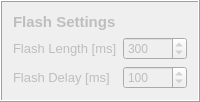
     <widget class="QFrame" name="frame_flash">
      <property name="frameShape">
       <enum>QFrame::Box</enum>
      </property>
      <property name="frameShadow">
       <enum>QFrame::Raised</enum>
      </property>
      <layout class="QGridLayout" name="gridLayout_9">
       <item row="1" column="0">
        <widget class="QLabel" name="label_flashLength">
         <property name="enabled">
          <bool>false</bool>
         </property>
         <property name="font">
          <font>
           <pointsize>10</pointsize>
          </font>
         </property>
         <property name="text">
          <string>Flash Length [ms]</string>
         </property>
        </widget>
       </item>
       <item row="1" column="1">
        <widget class="QSpinBox" name="spinBox_flashLength">
         <property name="enabled">
          <bool>false</bool>
         </property>
         <property name="maximum">
          <number>1500</number>
         </property>
         <property name="value">
          <number>300</number>
         </property>
        </widget>
       </item>
       <item row="2" column="0">
        <widget class="QLabel" name="label_flashDelay">
         <property name="enabled">
          <bool>false</bool>
         </property>
         <property name="font">
          <font>
           <pointsize>10</pointsize>
          </font>
         </property>
         <property name="text">
          <string>Flash Delay [ms]</string>
         </property>
        </widget>
       </item>
       <item row="2" column="1">
        <widget class="QSpinBox" name="spinBox_flashDelay">
         <property name="enabled">
          <bool>false</bool>
         </property>
         <property name="maximum">
          <number>1000</number>
         </property>
         <property name="value">
          <number>100</number>
         </property>
        </widget>
       </item>
       <item row="0" column="0">
        <widget class="QLabel" name="label_flashSettings">
         <property name="enabled">
          <bool>false</bool>
         </property>
         <property name="sizePolicy">
          <sizepolicy hsizetype="Preferred" vsizetype="Preferred">
           <horstretch>0</horstretch>
           <verstretch>0</verstretch>
          </sizepolicy>
         </property>
         <property name="font">
          <font>
           <pointsize>11</pointsize>
           <weight>75</weight>
           <bold>true</bold>
           <kerning>true</kerning>
          </font>
         </property>
         <property name="text">
          <string>Flash Settings</string>
         </property>
        </widget>
       </item>
      </layout>
     </widget>
